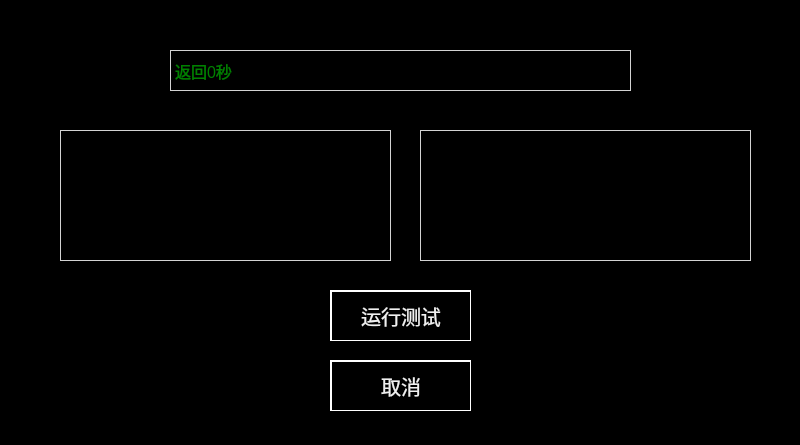
<?xml version="1.0" encoding="UTF-8"?>
<ui version="4.0">
 <class>Main_Lubrication</class>
 <widget class="QWidget" name="Main_Lubrication">
  <property name="geometry">
   <rect>
    <x>0</x>
    <y>0</y>
    <width>800</width>
    <height>445</height>
   </rect>
  </property>
  <property name="windowTitle">
   <string>Form</string>
  </property>
  <property name="styleSheet">
   <string notr="true">QWidget
{
	background-color: black;
}
QLabel
{
	border:1px solid lightgray;
    color:white;
font:16px
}

QPushButton
{
	font:20px;
    color: rgb(240,240,240);
	background-color: rgb(0, 0, 0);
	border-top: 2px solid white;	
	border-left: 2px solid white;
   border-right: 1px solid white;
   border-bottom: 1px solid white;
}</string>
  </property>
  <widget class="QLabel" name="lbl_information1">
   <property name="geometry">
    <rect>
     <x>170</x>
     <y>50</y>
     <width>461</width>
     <height>41</height>
    </rect>
   </property>
   <property name="styleSheet">
    <string notr="true">color:green;</string>
   </property>
   <property name="text">
    <string>返回0秒</string>
   </property>
  </widget>
  <widget class="QLabel" name="lbl_information2">
   <property name="geometry">
    <rect>
     <x>60</x>
     <y>130</y>
     <width>331</width>
     <height>131</height>
    </rect>
   </property>
   <property name="styleSheet">
    <string notr="true">border-image: url(:/images/images/Cheti.png);</string>
   </property>
   <property name="text">
    <string/>
   </property>
  </widget>
  <widget class="QLabel" name="lbl_information3">
   <property name="geometry">
    <rect>
     <x>420</x>
     <y>130</y>
     <width>331</width>
     <height>131</height>
    </rect>
   </property>
   <property name="styleSheet">
    <string notr="true">border-image: url(:/images/images/Cheti-reverse.png);</string>
   </property>
   <property name="text">
    <string/>
   </property>
  </widget>
  <widget class="QPushButton" name="BP_Running">
   <property name="geometry">
    <rect>
     <x>330</x>
     <y>290</y>
     <width>141</width>
     <height>51</height>
    </rect>
   </property>
   <property name="text">
    <string>运行测试</string>
   </property>
  </widget>
  <widget class="QPushButton" name="BP_Cancel">
   <property name="geometry">
    <rect>
     <x>330</x>
     <y>360</y>
     <width>141</width>
     <height>51</height>
    </rect>
   </property>
   <property name="text">
    <string>取消</string>
   </property>
  </widget>
 </widget>
 <resources/>
 <connections/>
</ui>
